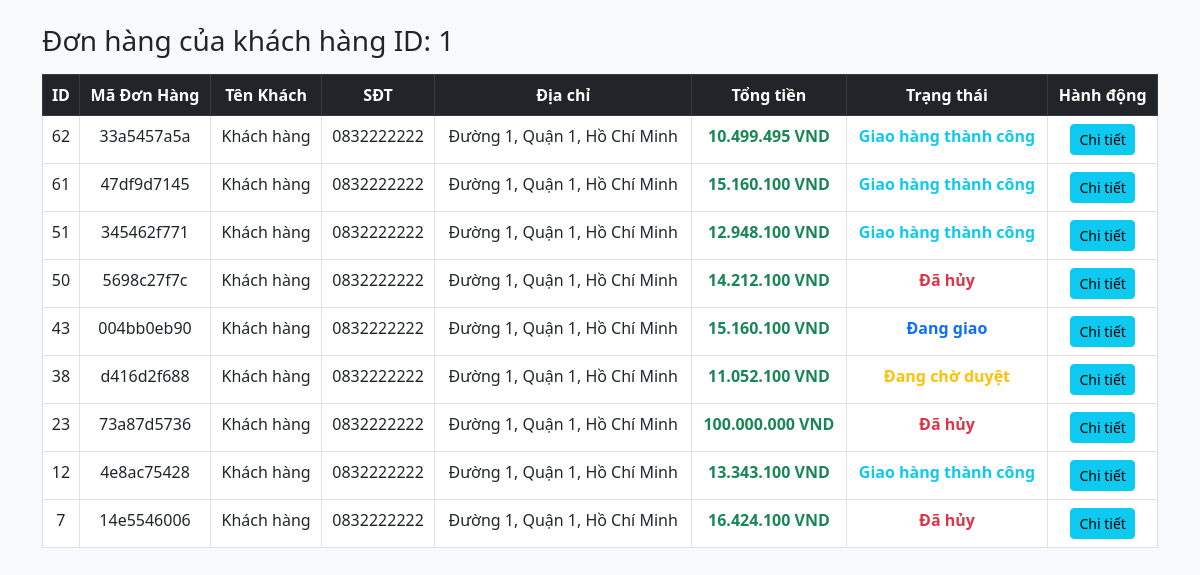
Page /HNLAPTOP/donhang_user.php?id_kh=1 (signed in) on the committed database.
### tables this page shows
CREATE TABLE `donhang` (
  `id` int(11) NOT NULL,
  `code` varchar(20) NOT NULL,
  `ten_khach_hang` varchar(100) NOT NULL,
  `so_dien_thoai` varchar(15) NOT NULL,
  `dia_chi` text NOT NULL,
  `tong_tien` decimal(10,2) NOT NULL,
  `ngay_tao` datetime DEFAULT current_timestamp(),
  `trang_thai` enum('Đang chờ duyệt','Đã duyệt','Đang giao','Giao hàng thành công','Đã hủy') NOT NULL,
  `id_kh` int(11) DEFAULT NULL,
  `phuong_thuc_thanh_toan` varchar(20) DEFAULT 'COD',
  `trang_thai_thanh_toan` tinyint(1) DEFAULT 0,
  `voucher_code` varchar(50) DEFAULT NULL,
  `id_voucher` int(11) DEFAULT NULL
);

### HNLAPTOP/donhang_user.php (the view, shortened to what this page needs)
<?php
$conn = new mysqli(DB_HOST, DB_USER, DB_PASS, DB_NAME);
$id_kh = isset($_GET['id_kh']) ? intval($_GET['id_kh']) : 0;
$sql = "SELECT * FROM donhang WHERE id_kh = $id_kh ORDER BY id DESC";
$result = $conn->query($sql);
?>
<!DOCTYPE html>
<html lang="vi">
<head>
    <link rel="stylesheet" href="https://cdn.jsdelivr.net/npm/bootstrap@5.3.0/dist/css/bootstrap.min.css">
</head>
<body class="bg-light">
    <div class="container mt-4">
        <h3>Đơn hàng của khách hàng ID: <?= $id_kh ?></h3>
        <table class="table table-hover table-bordered text-center mt-3">
            <thead class="table-dark">
                <tr>
                    <th>ID</th>
                    <th>Mã Đơn Hàng</th>
                    <th>Tên Khách</th>
                    <th>SĐT</th>
                    <th>Địa chỉ</th>
                    <th>Tổng tiền</th>
                    <th>Trạng thái</th>
                    <th>Hành động</th>
                </tr>
            </thead>
            <tbody>
            <?php if ($result->num_rows > 0): ?>
                <?php while ($row = $result->fetch_assoc()): ?>
                <tr>
                    <td><?= $row['id'] ?></td>
                    <td><?= $row['code'] ?></td>
                    <td><?= htmlspecialchars($row['ten_khach_hang']) ?></td>
                    <td><?= $row['so_dien_thoai'] ?></td>
                    <td><?= htmlspecialchars($row['dia_chi']) ?></td>
                    <td class="text-success fw-bold"><?= number_format($row['tong_tien'], 0, ',', '.') ?> VND</td>
                    <td>
                        <span class="<?php
                            switch ($row['trang_thai']) {
                                case 'Đang chờ duyệt': echo 'text-warning fw-bold'; break;
                                case 'Đang giao': echo 'text-primary fw-bold'; break;
                                case 'Giao hàng thành công': echo 'text-info fw-bold'; break;
                                case 'Đã hủy': echo 'text-danger fw-bold'; break;
                            }
                        ?>">
                            <?= $row['trang_thai'] ?>
                        </span>
                    </td>
                    <td>
                        <a href="chitiet_donhang.php?id=<?= $row['id'] ?>" class="btn btn-info btn-sm">Chi tiết</a>
                    </td>
                </tr>
                <?php endwhile; ?>
            <?php else: ?>
                <tr><td colspan="8">Không có đơn hàng nào.</td></tr>
            <?php endif; ?>
            </tbody>
        </table>
    </div>
</body>
</html>

### rows in the picture
donhang: id "62", code "33a5457a5a", ten_khach_hang "Khách hàng", so_dien_thoai "0832222222", dia_chi "Đường 1, Quận 1, Hồ Chí Minh", tong_tien "10.499.495", trang_thai "Giao hàng thành công"
donhang: id "61", code "47df9d7145", ten_khach_hang "Khách hàng", so_dien_thoai "0832222222", dia_chi "Đường 1, Quận 1, Hồ Chí Minh", tong_tien "15.160.100", trang_thai "Giao hàng thành công"
donhang: id "51", code "345462f771", ten_khach_hang "Khách hàng", so_dien_thoai "0832222222", dia_chi "Đường 1, Quận 1, Hồ Chí Minh", tong_tien "12.948.100", trang_thai "Giao hàng thành công"
donhang: id "50", code "5698c27f7c", ten_khach_hang "Khách hàng", so_dien_thoai "0832222222", dia_chi "Đường 1, Quận 1, Hồ Chí Minh", tong_tien "14.212.100", trang_thai "Đã hủy"
donhang: id "43", code "004bb0eb90", ten_khach_hang "Khách hàng", so_dien_thoai "0832222222", dia_chi "Đường 1, Quận 1, Hồ Chí Minh", tong_tien "15.160.100", trang_thai "Đang giao"
donhang: id "38", code "d416d2f688", ten_khach_hang "Khách hàng", so_dien_thoai "0832222222", dia_chi "Đường 1, Quận 1, Hồ Chí Minh", tong_tien "11.052.100", trang_thai "Đang chờ duyệt"
donhang: id "23", code "73a87d5736", ten_khach_hang "Khách hàng", so_dien_thoai "0832222222", dia_chi "Đường 1, Quận 1, Hồ Chí Minh", tong_tien "100.000.000", trang_thai "Đã hủy"
donhang: id "12", code "4e8ac75428", ten_khach_hang "Khách hàng", so_dien_thoai "0832222222", dia_chi "Đường 1, Quận 1, Hồ Chí Minh", tong_tien "13.343.100", trang_thai "Giao hàng thành công"
donhang: id "7", code "14e5546006", ten_khach_hang "Khách hàng", so_dien_thoai "0832222222", dia_chi "Đường 1, Quận 1, Hồ Chí Minh", tong_tien "16.424.100", trang_thai "Đã hủy"

### other values in the picture
$id_kh "1"
